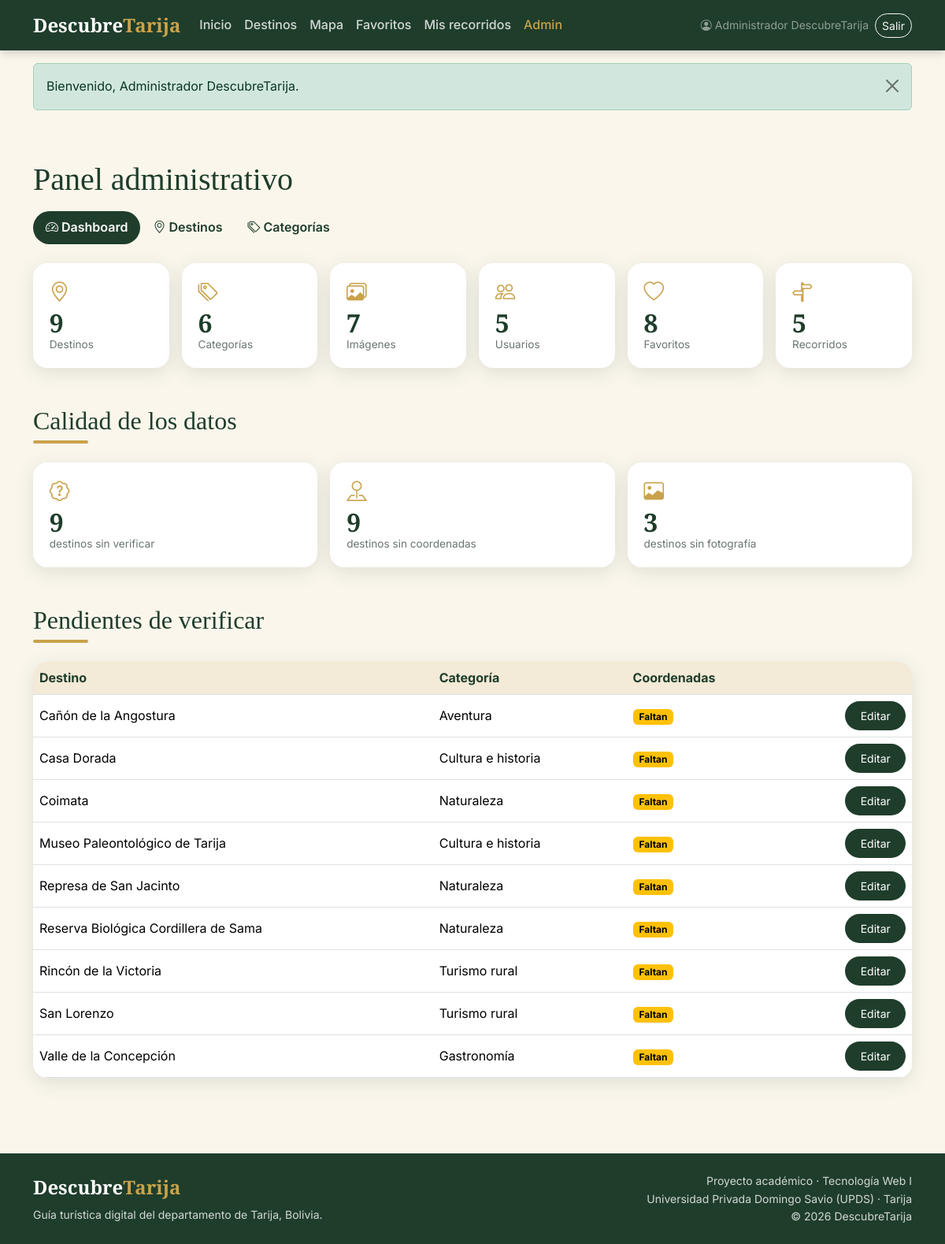
The page /admin/index.php (signed in) on the database as committed earlier.
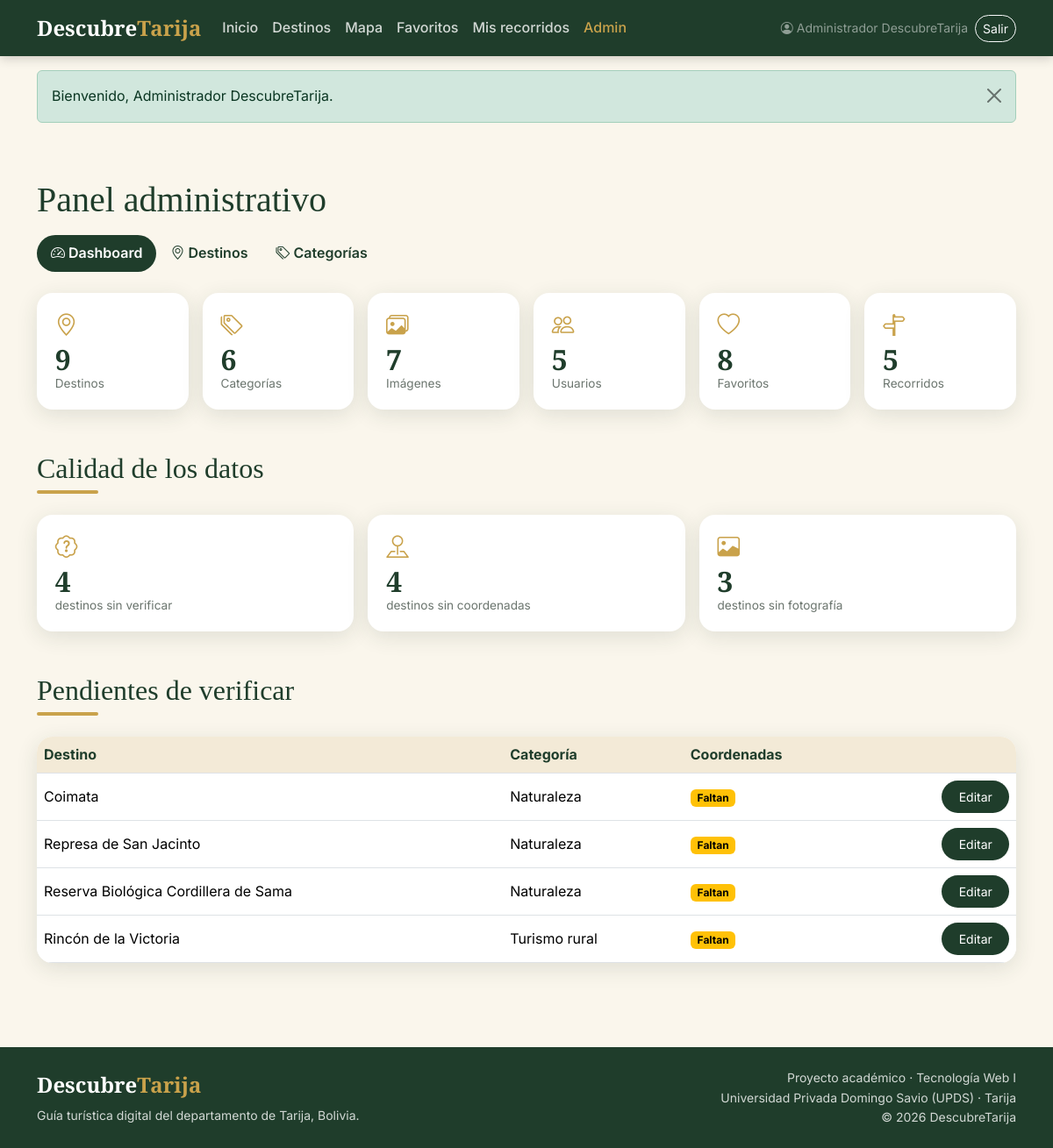
The same page on the database as committed later.
### tables this page shows
CREATE TABLE destinos (
  id INT AUTO_INCREMENT PRIMARY KEY,
  nombre VARCHAR(80) NOT NULL UNIQUE,
  descripcion TEXT NULL,
  ubicacion VARCHAR(100) NULL,
  latitud DECIMAL(9,6) NULL,
  longitud DECIMAL(9,6) NULL,
  categoria_id INT NULL,
  destacado BOOLEAN NOT NULL DEFAULT FALSE,
  verificado BOOLEAN NOT NULL DEFAULT FALSE,
  CONSTRAINT fk_destino_categoria
    FOREIGN KEY (categoria_id) REFERENCES categorias(id)
);

CREATE TABLE categorias (
  id INT AUTO_INCREMENT PRIMARY KEY,
  nombre VARCHAR(40) NOT NULL UNIQUE,
  descripcion VARCHAR(200) NULL
);

### www/admin/index.php (the view, shortened to what this page needs)
<?php
require __DIR__ . '/../includes/conexion.php';
require_once __DIR__ . '/../includes/funciones.php';
$n = $pdo->query(
    'SELECT
       (SELECT COUNT(*) FROM destinos)   AS destinos,
       (SELECT COUNT(*) FROM categorias) AS categorias,
       (SELECT COUNT(*) FROM imagenes)   AS imagenes,
       (SELECT COUNT(*) FROM usuarios)   AS usuarios,
       (SELECT COUNT(*) FROM favoritos)  AS favoritos,
       (SELECT COUNT(*) FROM recorridos) AS recorridos,
       (SELECT COUNT(*) FROM destinos WHERE latitud IS NULL OR longitud IS NULL) AS sin_coords,
       (SELECT COUNT(*) FROM destinos WHERE verificado = 0) AS sin_verificar,
       (SELECT COUNT(*) FROM destinos d
         WHERE NOT EXISTS (SELECT 1 FROM imagenes i WHERE i.destino_id = d.id)) AS sin_imagen'
)->fetch();
$tarjetas = [
    ['Destinos',      $n['destinos'],   'bi-geo-alt',      '/admin/destinos.php'],
    ['Categorías',    $n['categorias'], 'bi-tags',         '/admin/categorias.php'],
    ['Imágenes',      $n['imagenes'],   'bi-images',       '/admin/destinos.php'],
    ['Usuarios',      $n['usuarios'],   'bi-people',       null],
    ['Favoritos',     $n['favoritos'],  'bi-heart',        null],
    ['Recorridos',    $n['recorridos'], 'bi-signpost-split', null],
];
$pendientes = $pdo->query(
    'SELECT d.id, d.nombre, c.nombre AS categoria,
            (d.latitud IS NULL OR d.longitud IS NULL) AS sin_coords
     FROM destinos d LEFT JOIN categorias c ON c.id = d.categoria_id
     WHERE d.verificado = 0 ORDER BY d.nombre LIMIT 10'
)->fetchAll();
require __DIR__ . '/../includes/header.php';
?>
<div class="container py-5">
  <h1 class="mb-3">Panel administrativo</h1>
  <?php require __DIR__ . '/../includes/admin_menu.php'; ?>
  <div class="row g-3">
    <?php foreach ($tarjetas as [$etiqueta, $valor, $icono, $enlace]): ?>
      <div class="col-6 col-md-4 col-lg-2">
        <<?= $enlace ? 'a href="' . e($enlace) . '"' : 'div' ?> class="stat-card">
          <i class="bi <?= e($icono) ?>"></i>
          <div class="valor"><?= (int) $valor ?></div>
          <div class="etiqueta"><?= e($etiqueta) ?></div>
        </<?= $enlace ? 'a' : 'div' ?>>
      </div>
    <?php endforeach; ?>
  </div>
  <h2 class="seccion-titulo mt-5">Calidad de los datos</h2>
  <div class="row g-3">
    <div class="col-md-4"><div class="stat-card"><i class="bi bi-patch-question"></i>
      <div class="valor"><?= (int) $n['sin_verificar'] ?></div><div class="etiqueta">destinos sin verificar</div></div></div>
    <div class="col-md-4"><div class="stat-card"><i class="bi bi-pin-map"></i>
      <div class="valor"><?= (int) $n['sin_coords'] ?></div><div class="etiqueta">destinos sin coordenadas</div></div></div>
    <div class="col-md-4"><div class="stat-card"><i class="bi bi-image"></i>
      <div class="valor"><?= (int) $n['sin_imagen'] ?></div><div class="etiqueta">destinos sin fotografía</div></div></div>
  </div>
  <h2 class="seccion-titulo mt-5">Pendientes de verificar</h2>
  <?php if ($pendientes): ?>
    <div class="tabla-admin table-responsive">
      <table class="table align-middle mb-0">
        <thead><tr><th>Destino</th><th>Categoría</th><th>Coordenadas</th><th></th></tr></thead>
        <tbody>
          <?php foreach ($pendientes as $p): ?>
            <tr>
              <td><?= e($p['nombre']) ?></td>
              <td><?= e($p['categoria'] ?? 'Sin categoría') ?></td>
              <td><?= $p['sin_coords'] ? '<span class="badge text-bg-warning">Faltan</span>' : '<span class="badge text-bg-success">Cargadas</span>' ?></td>
              <td class="text-end"><a class="btn btn-sm btn-verde" href="/admin/destino_form.php?id=<?= (int) $p['id'] ?>">Editar</a></td>
            </tr>
          <?php endforeach; ?>
        </tbody>
      </table>
    </div>
  <?php else: ?>
    <div class="vacio"><i class="bi bi-patch-check"></i><p class="mb-0">Todos los destinos están verificados.</p></div>
  <?php endif; ?>
</div>
<?php require __DIR__ . '/../includes/footer.php'; ?>

Rows that differ between the two databases and show on the page:
no longer on this page (row edited): destinos: nombre "Cañón de la Angostura", categoria.nombre "Aventura"
no longer on this page (row edited): destinos: nombre "Casa Dorada", categoria.nombre "Cultura e historia"
no longer on this page (row edited): destinos: nombre "Museo Paleontológico de Tarija", categoria.nombre "Cultura e historia"
no longer on this page (row edited): destinos: nombre "San Lorenzo", categoria.nombre "Turismo rural"
no longer on this page (row edited): destinos: nombre "Valle de la Concepción", categoria.nombre "Gastronomía"
Other text that changed with them:
$n['sin_verificar']: "9" → "4"
$n['sin_coords']: "9" → "4"
